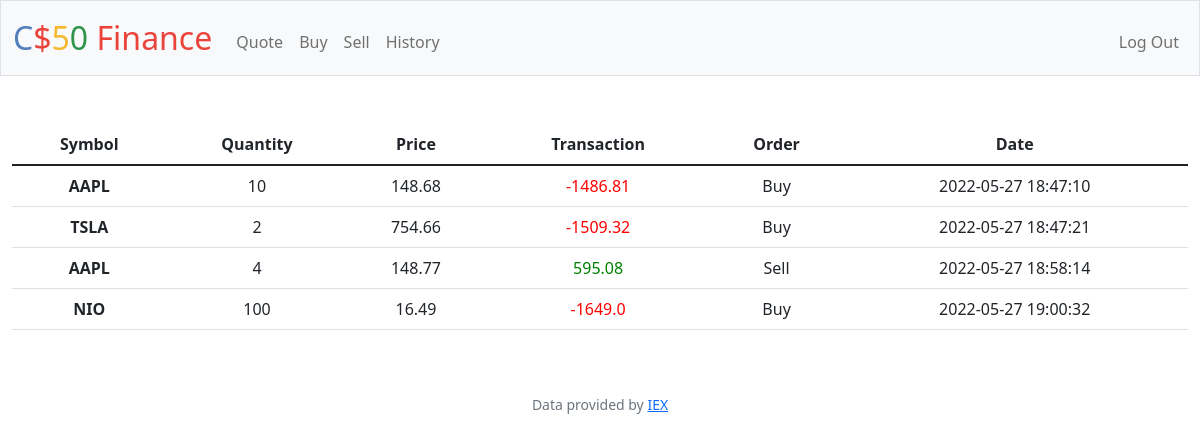
Page /history (signed in) on the earlier database version.
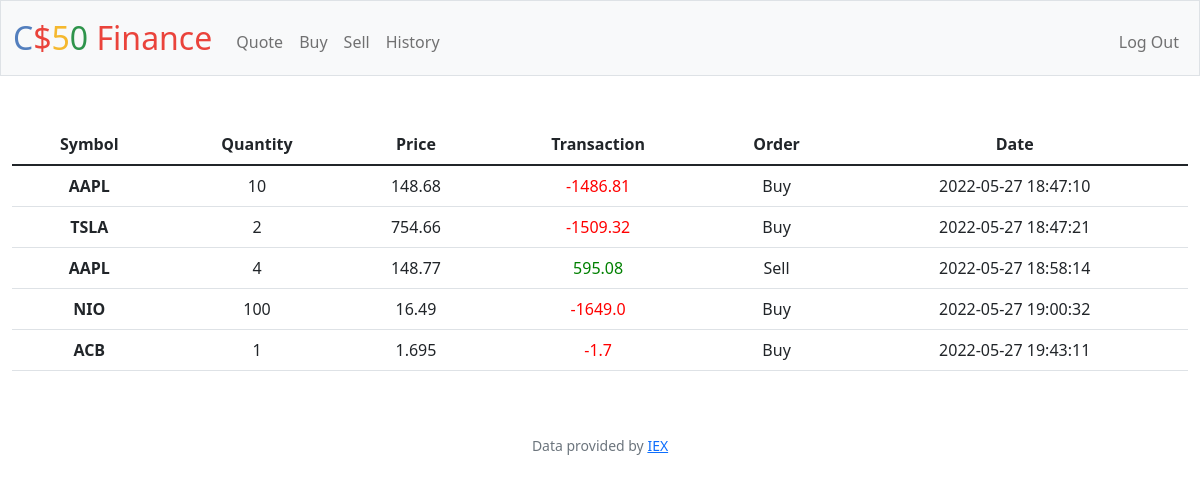
Same page on the later database version.
### tables this page shows
CREATE TABLE portfolio(
   id INTEGER PRIMARY KEY,
   user_id INTEGER,
   symbol TEXT NOT NULL,
   quantity INTEGER NOT NULL,
   price INTEGER NOT NULL,
   Timestamp DATETIME DEFAULT CURRENT_TIMESTAMP,
   FOREIGN KEY (user_id)
      REFERENCES users (id)
         ON DELETE CASCADE
         ON UPDATE NO ACTION
);

### app.py (the view)
@app.route("/history")
@login_required
def history():
    transactions = db.execute("SELECT symbol, quantity, price, Timestamp FROM portfolio WHERE user_id = (?)", session["user_id"])
    if transactions == None:
        return apology("No transactions yet.", 403)
    return render_template("history.html", transactions = transactions)

### app.py (called while the page is built)
@app.after_request
def after_request(response):
    response.headers["Cache-Control"] = "no-cache, no-store, must-revalidate"
    response.headers["Expires"] = 0
    response.headers["Pragma"] = "no-cache"
    return response

### helpers.py (called while the page is built)
def login_required(f):
    @wraps(f)
    def decorated_function(*args, **kwargs):
        if session.get("user_id") is None:
            return redirect("/login")
        return f(*args, **kwargs)
    return decorated_function

### templates/history.html (shortened to what this page needs)
{% extends "layout.html" %}
{% block main %}
<table class="table">
    <thead>
      <tr>
        <th scope="col">Symbol</th>
        <th scope="col">Quantity</th>
        <th scope="col">Price</th>
        <th scope="col">Transaction</th>
        <th scope="col">Order</th>
        <th scope="col">Date</th>
      </tr>
    </thead>
    <tbody>
     {% for t in transactions %}
        <th scope="row">{{t["symbol"]}}</th>
        <td>{{t["quantity"]|abs}}</td>
        <td>{{t["price"]}}</td>
        {% if t["quantity"] > 0 %}
        <td style="color: red">{{(-1)*(t["quantity"]*t["price"])|round(2, 'ceil')}}</td>
        <td>Buy</td>
        {% else %}
        <td style="color: green">{{(-1)*(t["quantity"]*t["price"])}}</td>
        <td>Sell</td>
        {% endif %}
        <td>{{t["Timestamp"]}}</td>
    {% endfor %}
    </tbody>
  </table>
{% endblock %}

### templates/layout.html (shortened to what this page needs)
<!DOCTYPE html>
<html lang="en">
    <head>
        <link href="https://cdn.jsdelivr.net/npm/bootstrap@5.1.3/dist/css/bootstrap.min.css" rel="stylesheet">
        <link href="/static/styles.css" rel="stylesheet">
    </head>
    <body>
        <nav class="bg-light border navbar navbar-expand-md navbar-light">
            <div class="container-fluid">
                <a class="navbar-brand" href="/"><span class="blue">C</span><span class="red">$</span><span class="yellow">5</span><span class="green">0</span> <span class="red">Finance</span></a>
                <div class="collapse navbar-collapse" id="navbar">
                    {% if session["user_id"] %}
                        <ul class="navbar-nav me-auto mt-2">
                            <li class="nav-item"><a class="nav-link" href="/quote">Quote</a></li>
                            <li class="nav-item"><a class="nav-link" href="/buy">Buy</a></li>
                            <li class="nav-item"><a class="nav-link" href="/sell">Sell</a></li>
                            <li class="nav-item"><a class="nav-link" href="/history">History</a></li>
                        </ul>
                        <ul class="navbar-nav ms-auto mt-2">
                            <li class="nav-item"><a class="nav-link" href="/logout">Log Out</a></li>
                        </ul>
                    {% else %}
                        <ul class="navbar-nav ms-auto mt-2">
                            <li class="nav-item"><a class="nav-link" href="/register">Register</a></li>
                            <li class="nav-item"><a class="nav-link" href="/login">Log In</a></li>
                        </ul>
                    {% endif %}
                </div>
            </div>
        </nav>
        <main class="container-fluid py-5 text-center">
            {% block main %}{% endblock %}
        </main>
        <footer class="mb-5 small text-center text-muted">
            Data provided by <a href="https://iexcloud.io/">IEX</a>
        </footer>
    </body>
</html>

### static/styles.css (style rules this page uses)
nav .navbar-brand { font-size: xx-large; }
nav .navbar-brand .blue { color: #537fbe; }
nav .navbar-brand .red { color: #ea433b; }
nav .navbar-brand .yellow { color: #f5b82e; }
nav .navbar-brand .green { color: #2e944b; }

Differences in the rows shown:
added portfolio: symbol "ACB", quantity|abs "1", price "1.695", (-1)*(t['quantity']*t['price'])|round(2,'ceil') "-1.7", Timestamp "2022-05-27 19:43:11"
